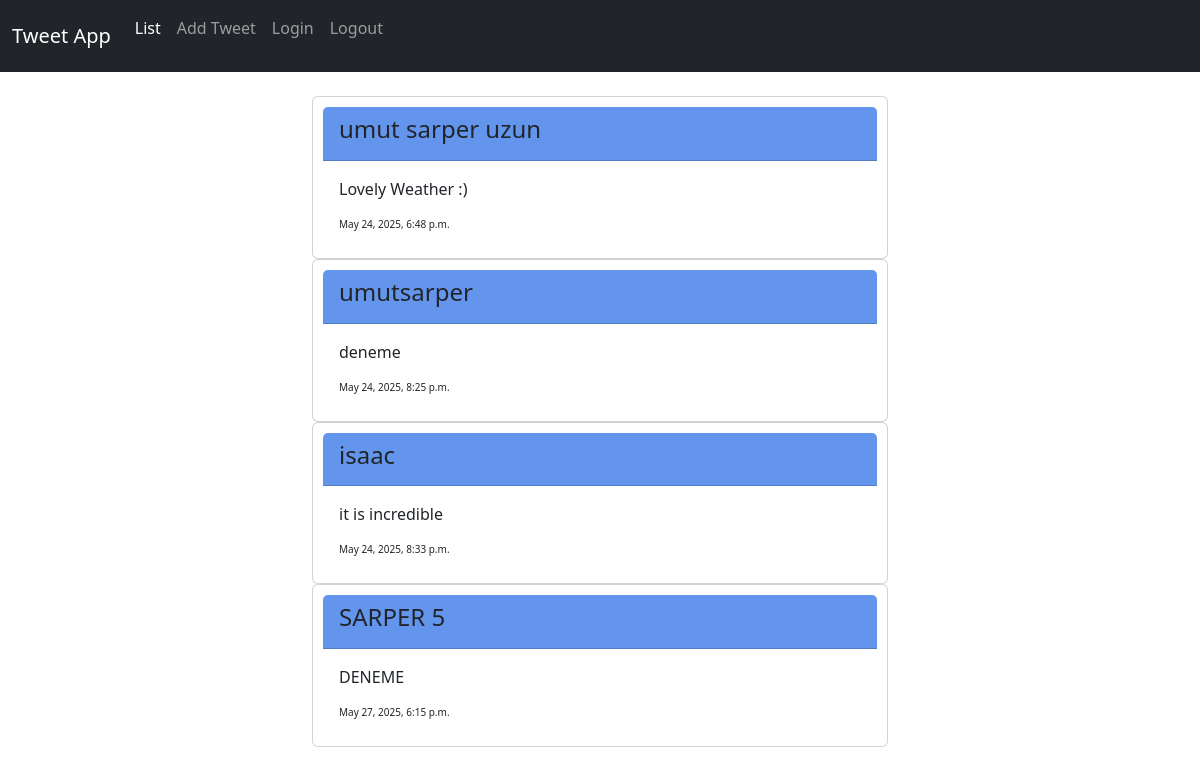
The page / on the database its author committed.
### tweetapp/models.py (models this page shows, shortened)
class Tweet(models.Model):
    nickname= models.CharField(max_length=50)
    message=models.CharField(max_length=50)
    created_at = models.DateTimeField(auto_now_add=True)

### tweetapp/views.py (the view)
# urls.py: path("",views.list_tweet,name="list_tweet"), #sarperuzun.com/tweetapp/
def list_tweet(request):
    all_tweets= models.Tweet.objects.all()
    tweet_dict = {"Tweets": all_tweets}
    return render(request,"tweetapp/list_tweet.html",context=tweet_dict)

### tweetapp/templates/tweetapp/list_tweet.html
{% extends "base.html" %} {% block content%}
<div class="container" style="width: 50%;">
  {% for tweet in Tweets %}
  <div class="card" style="padding: 10px">
    <div class="card-header" style="background-color:cornflowerblue">
        <h4>{{tweet.nickname}}</h4>
    </div>
    <div class="card-body">
        <p class="card-text">{{tweet.message}}</p>
        <div class="time" style="font-size:10px ">
            {{tweet.created_at}}
        </div>
    </div>
  </div>
  {% endfor %}
</div>
{% endblock %}

### rows shown on the page
Tweet: nickname "umut sarper uzun", message "Lovely Weather :)", created_at "May 24, 2025, 6:48 p.m."
Tweet: nickname "umutsarper", message "deneme", created_at "May 24, 2025, 8:25 p.m."
Tweet: nickname "isaac", message "it is incredible", created_at "May 24, 2025, 8:33 p.m."
Tweet: nickname "SARPER 5", message "DENEME", created_at "May 27, 2025, 6:15 p.m."
